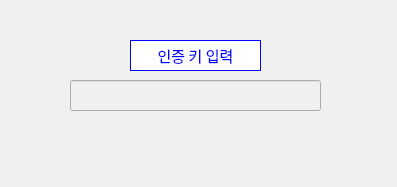
<?xml version="1.0" encoding="UTF-8"?>
<ui version="4.0">
 <class>Form</class>
 <widget class="QWidget" name="Form">
  <property name="geometry">
   <rect>
    <x>0</x>
    <y>0</y>
    <width>397</width>
    <height>187</height>
   </rect>
  </property>
  <property name="windowTitle">
   <string>ppimppie_check_key</string>
  </property>
  <property name="styleSheet">
   <string notr="true">background-color: #f0f0f0</string>
  </property>
  <widget class="QLineEdit" name="lineEdit">
   <property name="geometry">
    <rect>
     <x>70</x>
     <y>80</y>
     <width>251</width>
     <height>31</height>
    </rect>
   </property>
  </widget>
  <widget class="QLabel" name="label">
   <property name="geometry">
    <rect>
     <x>130</x>
     <y>40</y>
     <width>131</width>
     <height>31</height>
    </rect>
   </property>
   <property name="font">
    <font>
     <family>궁서</family>
     <pointsize>12</pointsize>
    </font>
   </property>
   <property name="styleSheet">
    <string notr="true">QLabel {
    background-color: white;
    color: blue;
	border: 1px solid blue;
}
</string>
   </property>
   <property name="text">
    <string>인증 키 입력</string>
   </property>
   <property name="alignment">
    <set>Qt::AlignCenter</set>
   </property>
  </widget>
  <widget class="QPushButton" name="btn2">
   <property name="geometry">
    <rect>
     <x>130</x>
     <y>40</y>
     <width>131</width>
     <height>31</height>
    </rect>
   </property>
   <property name="font">
    <font>
     <family>궁서체</family>
     <pointsize>11</pointsize>
    </font>
   </property>
   <property name="styleSheet">
    <string notr="true">QPushButton {
    background-color: white;
    color: blue;
	border: 1px solid blue;
}
</string>
   </property>
   <property name="text">
    <string>인증 키 입력</string>
   </property>
  </widget>
 </widget>
 <resources/>
 <connections/>
</ui>
